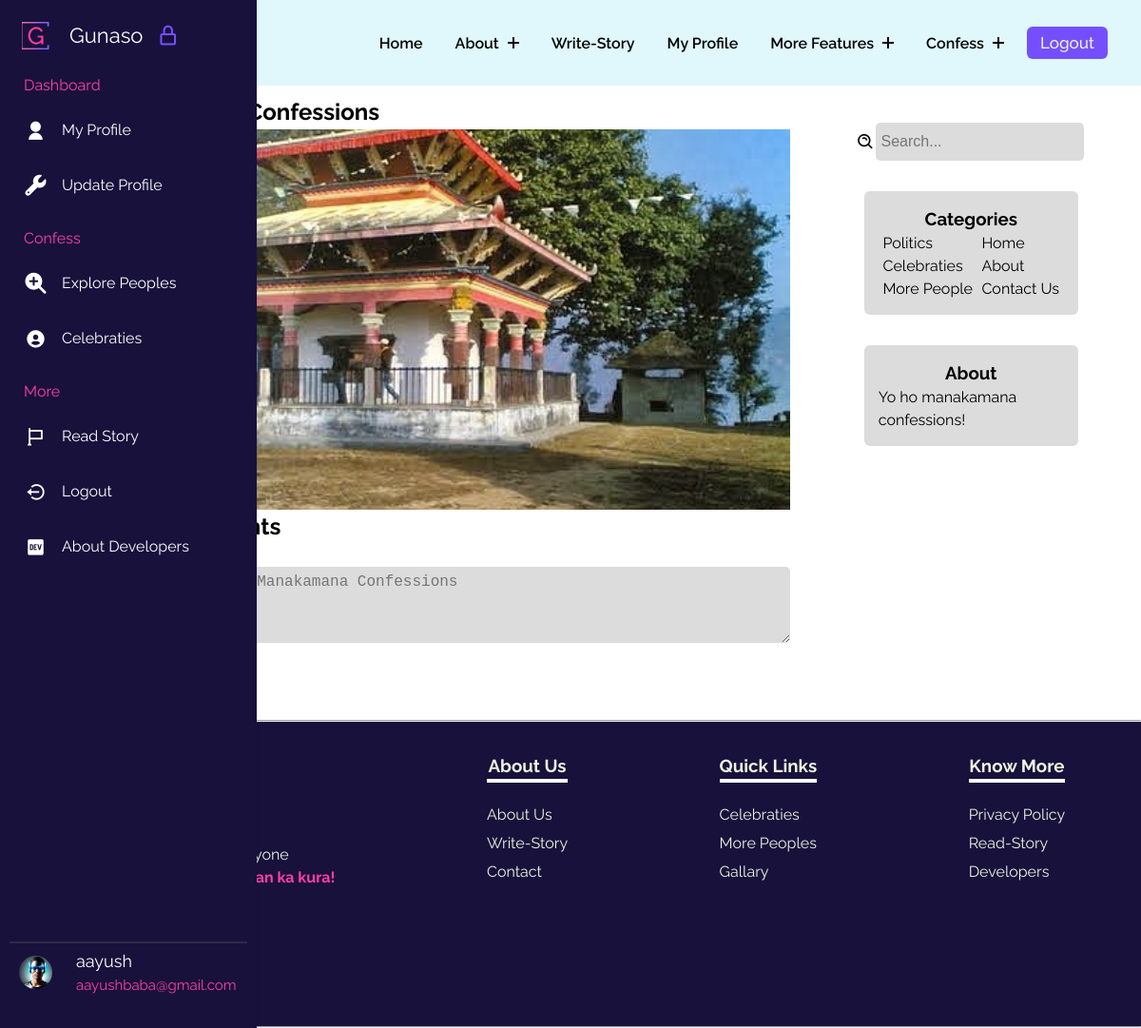
The page /groups/manakamana-confessions (signed in) on the database as committed earlier.
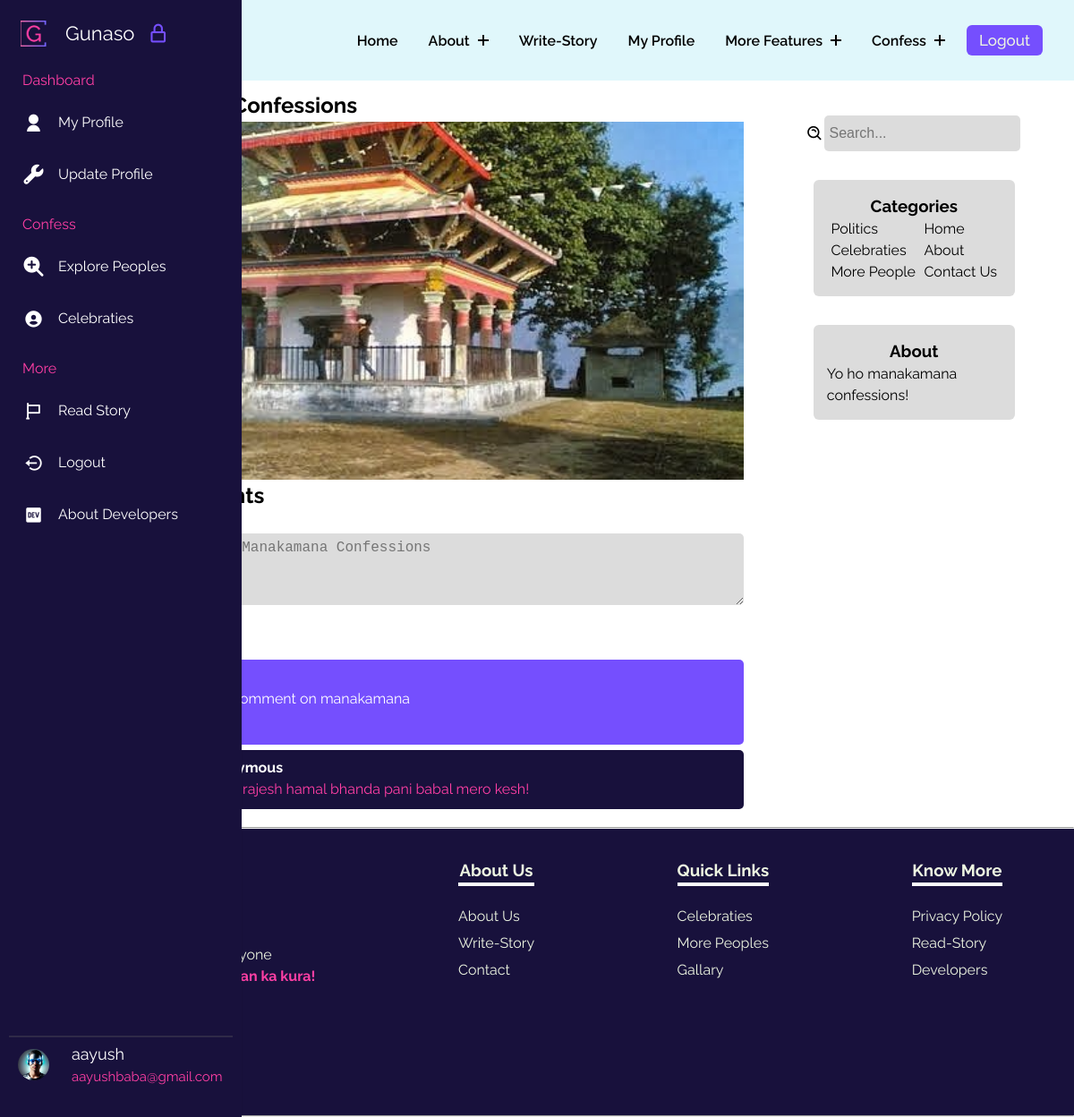
The same page on the database as committed later.
### gunasoApp/models.py (models this page shows)
class GroupsComments(models.Model):
    sno = models.AutoField(primary_key=True)
    comment = models.TextField()
    user = models.ForeignKey(User, on_delete=models.CASCADE)
    topic = models.ForeignKey(ConfessGroup, on_delete=models.CASCADE)
    parent = models.ForeignKey('self', on_delete=models.CASCADE, null=True)
    timestamp = models.DateTimeField(default=now)
    def __str__(self):
        return self.comment[0:13] + ' ' + 'by -- ' + self.user.email

### gunasoApp/views.py (the view)
# urls.py: path('groups/<str:slug>',views.groupsparticular, name='groupsparticular'),
@login_required(login_url='/login/')
def groupsparticular(request, slug):
    users = User.objects.all()
    allgroups = ConfessGroup.objects.filter(slug=slug).first()
    comments = GroupsComments.objects.filter(topic=allgroups, parent=None)[::-1]
    replies = GroupsComments.objects.filter(topic=allgroups).exclude(parent = None)
    reply_dict={}
    for reply in replies:
        if reply.parent.sno not in reply_dict.keys():
            reply_dict[reply.parent.sno]= [reply]
        else:
            reply_dict[reply.parent.sno].append(reply)
    print(reply_dict)
    context = {"allgroups": allgroups, "comments": comments, "reply_dict": reply_dict, 'users': users}
    return render(request, 'groupParticular.html', context)

### gunasoApp/templatetags/extras.py (called while the page is built)
@register.filter(name = 'get_val')
def get_val(dict,key):
    return dict.get(key)

### templates/groupParticular.html (shortened to what this page needs)
{% extends 'base.html' %}
{% load static %}
{% load extras %}
    {% block base_style%}
    {{ block.super }}
    <link rel="stylesheet" href="{% static 'styles/groupParticular.css' %}">
    {% endblock base_style%}
    {% block content %}
    <div class="famoustopicsmain">
        <div class="containflex">
            <div class="leftside">
                <h2>{{allgroups.Groupname}}</h2>
                <div class="profileimg" onclick="toggleProfileImg()"
                    style="background-image: url('../media/{{ allgroups.image }}');">
                </div>
                <h2>People Thoughts</h2>
                <section class="thoughtsform">
                    <form action="{% url 'postThoughtsGroup' %}" method="post" onsubmit="return validateForm()">
                        <label for="">Your Thoughts</label>
                        <br>
                        <textarea name="comment" id="content" class="mention-textarea" onkeyup="onKey()"
                            placeholder="Say Something on {{allgroups.Groupname}}"></textarea>
                        <br>
                    </form>
                </section>
                <div class="commentbox">
                    {% for comment in comments %}
                    <div class="comment">
                        <div class="imagepart">
                        </div>
                        <div class="textpart">
                            <h4>Anonymous</h4>
                            <p>{{comment.comment}}</p>
                            <p class="replycommenttrigger" id="replytrigger{{ comment.sno }}"
                                onclick="replyPOP({{ comment.sno }})">Reply</p>
                        </div>
                    </div>
                    {% for reply in reply_dict|get_val:comment.sno %}
                    <div class="replycomment comment">
                        <div class="imagepart">
                        </div>
                        <div class="textpart">
                            <h4>Anonymous</h4>
                            <p>{{reply.comment}}</p>
                        </div>
                    </div>
                    {% endfor %}
                    {% endfor %}
                </div>
            </div>
            <div class="rightside">
                <div class="searchdiv">
                    <i class='bx bx-search-alt'></i>
                    <input class="searchinp" placeholder="Search..." type="text">
                </div>
                <div class="catandside">
                    <div class="categoriesdiv">
                        <h3>Categories</h3>
                        <div class="uls">
                            <ul class="lineone">
                                <li><a href="#">Politics</a></li>
                                <li><a href="#">Celebraties</a></li>
                                <li><a href="#">More People</a></li>
                            </ul>
                            <ul class="lineone">
                                <li><a href="/">Home</a></li>
                                <li><a href="/about">About</a></li>
                                <li><a href="/">Contact Us</a></li>
                            </ul>
                        </div>
                    </div>
                    <div class="categoriesdiv">
                        <h3>About</h3>
                        <p>{{allgroups.introduction}}</p>
                    </div>
                </div>
            </div>
        </div>
    </div>
    {% endblock %}

Rows that differ between the two databases and show on the page:
added GroupsComments: comment "This is my 1st comment on manakamana"
added GroupsComments: comment "Dinxu rajesh hamal bhanda pani babal mero kesh!", shown under "This is my 1st comment on manakamana"
